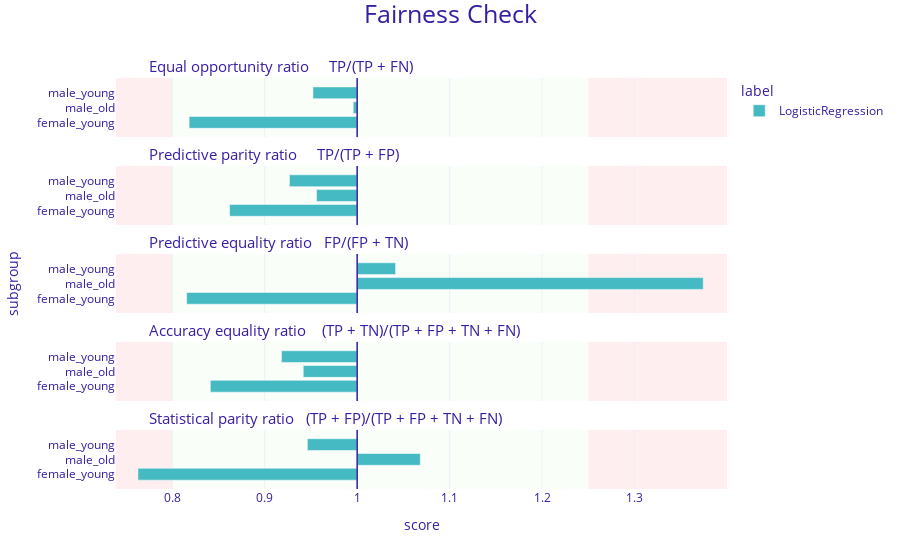

Here is the notebook cell this chart was saved with:
### Code cell
#fairness_object = explainer.model_fairness(protected = protected, privileged = privileged)

fairness_object.fairness_check(epsilon = 0.8)
fairness_object.plot()
xx

### Figure 1 — Plotly figure (JSON) as saved in the notebook; plotly's stock layout.template omitted (floating-point values rounded to 4 significant figures)
{"data": [{"alignmentgroup": "True", "customdata": [["female_young", 0.818, "LogisticRegression"], ["male_old", 0.996, "LogisticRegression"], ["male_young", 0.952, "LogisticRegression"]], "hovertemplate": "<b>%{customdata[2]}</b><br>Subgroup: %{customdata[0]}<br>Score: %{customdata[1]}<br><extra></extra>", "legendgroup": "LogisticRegression", "marker": {"color": "#46bac2", "pattern": {"shape": ""}}, "name": "LogisticRegression", "offsetgroup": "LogisticRegression", "orientation": "h", "showlegend": true, "textposition": "auto", "type": "bar", "x": [-0.1817, -0.004251, -0.04782], "xaxis": "x5", "y": [0.25, 0.5, 0.75], "yaxis": "y5"}, {"alignmentgroup": "True", "customdata": [["female_young", 0.862, "LogisticRegression"], ["male_old", 0.956, "LogisticRegression"], ["male_young", 0.927, "LogisticRegression"]], "hovertemplate": "<b>%{customdata[2]}</b><br>Subgroup: %{customdata[0]}<br>Score: %{customdata[1]}<br><extra></extra>", "legendgroup": "LogisticRegression", "marker": {"color": "#46bac2", "pattern": {"shape": ""}}, "name": "LogisticRegression", "offsetgroup": "LogisticRegression", "orientation": "h", "showlegend": false, "textposition": "auto", "type": "bar", "x": [-0.138, -0.04396, -0.07326], "xaxis": "x4", "y": [0.25, 0.5, 0.75], "yaxis": "y4"}, {"alignmentgroup": "True", "customdata": [["female_young", 0.816, "LogisticRegression"], ["male_old", 1.374, "LogisticRegression"], ["male_young", 1.042, "LogisticRegression"]], "hovertemplate": "<b>%{customdata[2]}</b><br>Subgroup: %{customdata[0]}<br>Score: %{customdata[1]}<br><extra></extra>", "legendgroup": "LogisticRegression", "marker": {"color": "#46bac2", "pattern": {"shape": ""}}, "name": "LogisticRegression", "offsetgroup": "LogisticRegression", "orientation": "h", "showlegend": false, "textposition": "auto", "type": "bar", "x": [-0.1844, 0.3743, 0.04159], "xaxis": "x3", "y": [0.25, 0.5, 0.75], "yaxis": "y3"}, {"alignmentgroup": "True", "customdata": [["female_young", 0.841, "LogisticRegression"], ["male_old", 0.942, "LogisticRegression"], ["male_young", 0.918, "LogisticRegression"]], "hovertemplate": "<b>%{customdata[2]}</b><br>Subgroup: %{customdata[0]}<br>Score: %{customdata[1]}<br><extra></extra>", "legendgroup": "LogisticRegression", "marker": {"color": "#46bac2", "pattern": {"shape": ""}}, "name": "LogisticRegression", "offsetgroup": "LogisticRegression", "orientation": "h", "showlegend": false, "textposition": "auto", "type": "bar", "x": [-0.1588, -0.05831, -0.08189], "xaxis": "x2", "y": [0.25, 0.5, 0.75], "yaxis": "y2"}, {"alignmentgroup": "True", "customdata": [["female_young", 0.763, "LogisticRegression"], ["male_old", 1.068, "LogisticRegression"], ["male_young", 0.946, "LogisticRegression"]], "hovertemplate": "<b>%{customdata[2]}</b><br>Subgroup: %{customdata[0]}<br>Score: %{customdata[1]}<br><extra></extra>", "legendgroup": "LogisticRegression", "marker": {"color": "#46bac2", "pattern": {"shape": ""}}, "name": "LogisticRegression", "offsetgroup": "LogisticRegression", "orientation": "h", "showlegend": false, "textposition": "auto", "type": "bar", "x": [-0.2371, 0.06826, -0.05389], "xaxis": "x", "y": [0.25, 0.5, 0.75], "yaxis": "y"}], "layout": {"annotations": [{"font": {"size": 15}, "showarrow": false, "text": "Statistical parity ratio   (TP + FP)/(TP + FP + TN + FN)", "x": 0.05, "xanchor": "left", "xref": "paper", "y": 0.144, "yanchor": "bottom", "yref": "paper"}, {"font": {"size": 15}, "showarrow": false, "text": "Accuracy equality ratio    (TP + TN)/(TP + FP + TN + FN)", "x": 0.05, "xanchor": "left", "xref": "paper", "y": 0.358, "yanchor": "bottom", "yref": "paper"}, {"font": {"size": 15}, "showarrow": false, "text": "Predictive equality ratio   FP/(FP + TN)", "x": 0.05, "xanchor": "left", "xref": "paper", "y": 0.572, "yanchor": "bottom", "yref": "paper"}, {"font": {"size": 15}, "showarrow": false, "text": "Predictive parity ratio     TP/(TP + FP)", "x": 0.05, "xanchor": "left", "xref": "paper", "y": 0.786, "yanchor": "bottom", "yref": "paper"}, {"font": {"size": 15}, "showarrow": false, "text": "Equal opportunity ratio     TP/(TP + FN)", "x": 0.05, "xanchor": "left", "xref": "paper", "y": 1, "yanchor": "bottom", "yref": "paper"}], "barmode": "group", "font": {"color": "#371ea3"}, "legend": {"title": {"text": "label"}, "tracegroupgap": 0}, "margin": {"b": 71, "r": 30, "t": 78}, "shapes": [{"fillcolor": "#f05a71", "layer": "below", "line": {"width": 0}, "opacity": 0.1, "type": "rect", "x0": 0.25, "x1": 0.4, "xref": "x", "y0": 0, "y1": 1, "yref": "y"}, {"fillcolor": "#f05a71", "layer": "below", "line": {"width": 0}, "opacity": 0.1, "type": "rect", "x0": -0.2608, "x1": -0.2, "xref": "x", "y0": 0, "y1": 1, "yref": "y"}, {"fillcolor": "#c7f5bf", "layer": "below", "line": {"width": 0}, "opacity": 0.1, "type": "rect", "x0": -0.2, "x1": 0.25, "xref": "x", "y0": 0, "y1": 1, "yref": "y"}, {"line": {"color": "#371ea3", "width": 1.5}, "type": "line", "x0": 0, "x1": 0, "xref": "x", "y0": 0, "y1": 1, "yref": "y"}, {"fillcolor": "#f05a71", "layer": "below", "line": {"width": 0}, "opacity": 0.1, "type": "rect", "x0": 0.25, "x1": 0.4, "xref": "x", "y0": 0, "y1": 1, "yref": "y2"}, {"fillcolor": "#f05a71", "layer": "below", "line": {"width": 0}, "opacity": 0.1, "type": "rect", "x0": -0.2608, "x1": -0.2, "xref": "x", "y0": 0, "y1": 1, "yref": "y2"}, {"fillcolor": "#c7f5bf", "layer": "below", "line": {"width": 0}, "opacity": 0.1, "type": "rect", "x0": -0.2, "x1": 0.25, "xref": "x", "y0": 0, "y1": 1, "yref": "y2"}, {"line": {"color": "#371ea3", "width": 1.5}, "type": "line", "x0": 0, "x1": 0, "xref": "x", "y0": 0, "y1": 1, "yref": "y2"}, {"fillcolor": "#f05a71", "layer": "below", "line": {"width": 0}, "opacity": 0.1, "type": "rect", "x0": 0.25, "x1": 0.4, "xref": "x", "y0": 0, "y1": 1, "yref": "y3"}, {"fillcolor": "#f05a71", "layer": "below", "line": {"width": 0}, "opacity": 0.1, "type": "rect", "x0": -0.2608, "x1": -0.2, "xref": "x", "y0": 0, "y1": 1, "yref": "y3"}, {"fillcolor": "#c7f5bf", "layer": "below", "line": {"width": 0}, "opacity": 0.1, "type": "rect", "x0": -0.2, "x1": 0.25, "xref": "x", "y0": 0, "y1": 1, "yref": "y3"}, {"line": {"color": "#371ea3", "width": 1.5}, "type": "line", "x0": 0, "x1": 0, "xref": "x", "y0": 0, "y1": 1, "yref": "y3"}, {"fillcolor": "#f05a71", "layer": "below", "line": {"width": 0}, "opacity": 0.1, "type": "rect", "x0": 0.25, "x1": 0.4, "xref": "x", "y0": 0, "y1": 1, "yref": "y4"}, {"fillcolor": "#f05a71", "layer": "below", "line": {"width": 0}, "opacity": 0.1, "type": "rect", "x0": -0.2608, "x1": -0.2, "xref": "x", "y0": 0, "y1": 1, "yref": "y4"}, {"fillcolor": "#c7f5bf", "layer": "below", "line": {"width": 0}, "opacity": 0.1, "type": "rect", "x0": -0.2, "x1": 0.25, "xref": "x", "y0": 0, "y1": 1, "yref": "y4"}, {"line": {"color": "#371ea3", "width": 1.5}, "type": "line", "x0": 0, "x1": 0, "xref": "x", "y0": 0, "y1": 1, "yref": "y4"}, {"fillcolor": "#f05a71", "layer": "below", "line": {"width": 0}, "opacity": 0.1, "type": "rect", "x0": 0.25, "x1": 0.4, "xref": "x", "y0": 0, "y1": 1, "yref": "y5"}, {"fillcolor": "#f05a71", "layer": "below", "line": {"width": 0}, "opacity": 0.1, "type": "rect", "x0": -0.2608, "x1": -0.2, "xref": "x", "y0": 0, "y1": 1, "yref": "y5"}, {"fillcolor": "#c7f5bf", "layer": "below", "line": {"width": 0}, "opacity": 0.1, "type": "rect", "x0": -0.2, "x1": 0.25, "xref": "x", "y0": 0, "y1": 1, "yref": "y5"}, {"line": {"color": "#371ea3", "width": 1.5}, "type": "line", "x0": 0, "x1": 0, "xref": "x", "y0": 0, "y1": 1, "yref": "y5"}], "title": {"font": {"size": 25}, "text": "Fairness Check", "x": 0.5, "y": 0.99}, "xaxis": {"anchor": "y", "domain": [0, 1], "range": [-0.2608, 0.4], "ticktext": [0.7, 0.8, 0.9, 1, 1.1, 1.2, 1.3, 1], "tickvals": [-0.3, -0.2, -0.1, 0, 0.1, 0.2, 0.3, 0], "title": {"text": "score"}}, "xaxis2": {"anchor": "y2", "domain": [0, 1], "matches": "x", "range": [-0.2608, 0.4], "showticklabels": false, "ticktext": [0.7, 0.8, 0.9, 1, 1.1, 1.2, 1.3, 1], "tickvals": [-0.3, -0.2, -0.1, 0, 0.1, 0.2, 0.3, 0]}, "xaxis3": {"anchor": "y3", "domain": [0, 1], "matches": "x", "range": [-0.2608, 0.4], "showticklabels": false, "ticktext": [0.7, 0.8, 0.9, 1, 1.1, 1.2, 1.3, 1], "tickvals": [-0.3, -0.2, -0.1, 0, 0.1, 0.2, 0.3, 0]}, "xaxis4": {"anchor": "y4", "domain": [0, 1], "matches": "x", "range": [-0.2608, 0.4], "showticklabels": false, "ticktext": [0.7, 0.8, 0.9, 1, 1.1, 1.2, 1.3, 1], "tickvals": [-0.3, -0.2, -0.1, 0, 0.1, 0.2, 0.3, 0]}, "xaxis5": {"anchor": "y5", "domain": [0, 1], "matches": "x", "range": [-0.2608, 0.4], "showticklabels": false, "ticktext": [0.7, 0.8, 0.9, 1, 1.1, 1.2, 1.3, 1], "tickvals": [-0.3, -0.2, -0.1, 0, 0.1, 0.2, 0.3, 0]}, "yaxis": {"anchor": "x", "domain": [0, 0.144], "range": [0, 1], "showgrid": false, "ticktext": ["female_young", "male_old", "male_young"], "tickvals": [0.25, 0.5, 0.75], "title": {"text": ""}, "zeroline": false}, "yaxis2": {"anchor": "x2", "domain": [0.214, 0.358], "matches": "y", "range": [0, 1], "showgrid": false, "ticktext": ["female_young", "male_old", "male_young"], "tickvals": [0.25, 0.5, 0.75], "title": {"text": ""}, "zeroline": false}, "yaxis3": {"anchor": "x3", "domain": [0.428, 0.572], "matches": "y", "range": [0, 1], "showgrid": false, "ticktext": ["female_young", "male_old", "male_young"], "tickvals": [0.25, 0.5, 0.75], "title": {"text": "subgroup"}, "zeroline": false}, "yaxis4": {"anchor": "x4", "domain": [0.642, 0.786], "matches": "y", "range": [0, 1], "showgrid": false, "ticktext": ["female_young", "male_old", "male_young"], "tickvals": [0.25, 0.5, 0.75], "title": {"text": ""}, "zeroline": false}, "yaxis5": {"anchor": "x5", "domain": [0.856, 1], "matches": "y", "range": [0, 1], "showgrid": false, "ticktext": ["female_young", "male_old", "male_young"], "tickvals": [0.25, 0.5, 0.75], "title": {"text": ""}, "zeroline": false}}}
